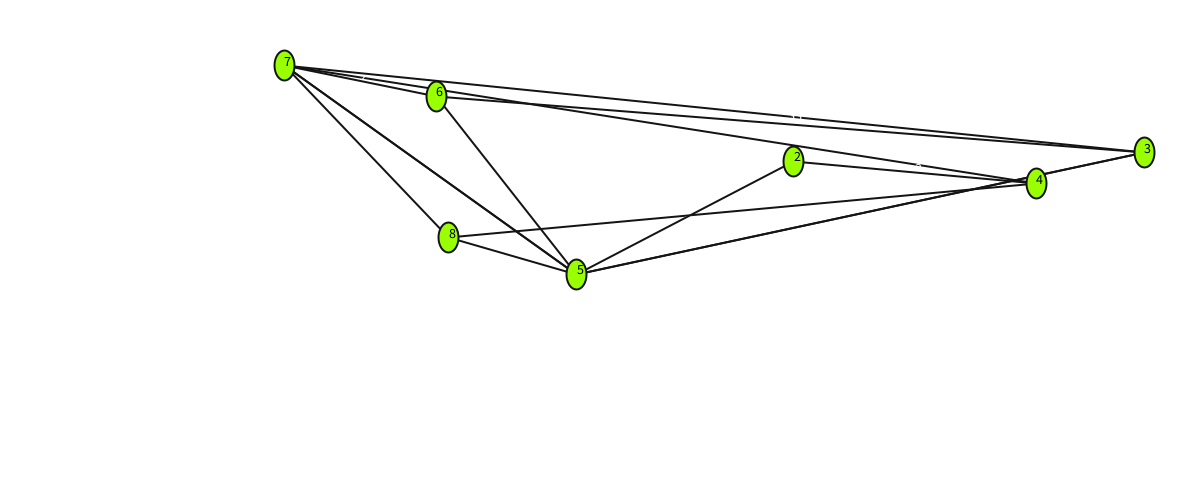
Frame 1 (no input)
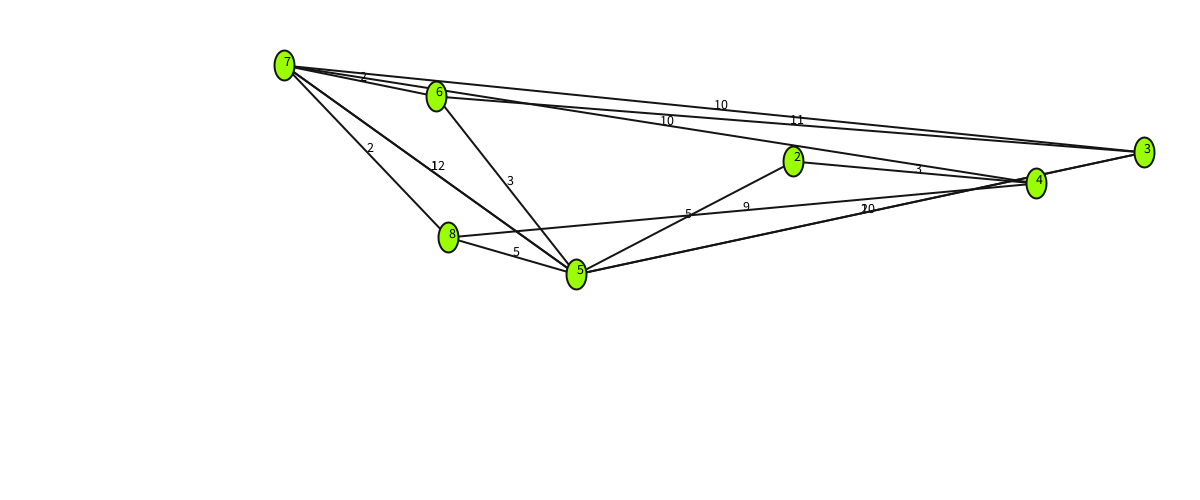
Frame 60 (the mouse pressed at the canvas centre just before this capture)
Frame 120 (the mouse held since frame 60 and released just before this capture): identical to frame 60, image omitted

The Processing sketch that drew these frames (run headless with seeded random() and noise(); from frame 60 on, the mouse is pressed at the canvas centre):

// Processing sketch: idk
// ── idk.pde
ArrayList<Edge> edges;
HashSet<Node> nodes;
int numNodes = 9;

void setup(){
  size(1200, 500);
  
  init();
}
void init(){
  nodes = new HashSet();
  edges = new ArrayList<Edge>();
  
  for(int i = 2; i<numNodes; i++){
    Node n = new Node(str(i));
    nodes.add(n);
  }                                                                                                                                  
  
  for(Node n1 : nodes){
    for(Node n2 : nodes){
        float x = random(0, 1);
        if(x < 0.2){
          Edge e = new Edge(n1, n2);
          edges.add(e); }}}}
void draw(){
  background(255);
  for(Edge e : edges) e.draw();
  for(Node n : nodes) n.draw();
}                                                                                                                                                  

// ── edge.pde
 class Edge {
  Node origin;
  Node destination;
  String type;
  int weight;
  
  Edge(Node p1, Node p2) {
    origin = p1;
    destination = p2;
    weight = int(random(1,13));
  }
  
  void draw() {
    float x1 = origin.screenLocation.x;
    float y1 = origin.screenLocation.y;
    float x2 = destination.screenLocation.x;
    float y2 = destination.screenLocation.y;
    
    strokeWeight(2); // 5 pixels wide line
    stroke(20); // White, but translucent 100/255

    textSize(14);
    text(weight, (x1+x2)/2, (y1+y2)/2);
    line(x1, y1, x2, y2);
  }
}
  

// ── import.pde
import java.util.Collections;
import java.util.HashSet;
import java.util.Set;

void keyPressed(){
  if(key == ' ') println("HI!");
if(key == 'w') init(); }

// ── node.pde
class Node {
  PVector screenLocation;
  boolean locked; 
  String name;
  
  Node(String _name) {
    name = _name;
    screenLocation = new PVector(random(50, width), random(60, height - 50));
  }
  
  void draw() {
    fill(155, 400, 3);
    ellipse(screenLocation.x, screenLocation.y, 20, 30);
    fill(0);
    text(name, screenLocation.x, screenLocation.y);
  }
  
}
